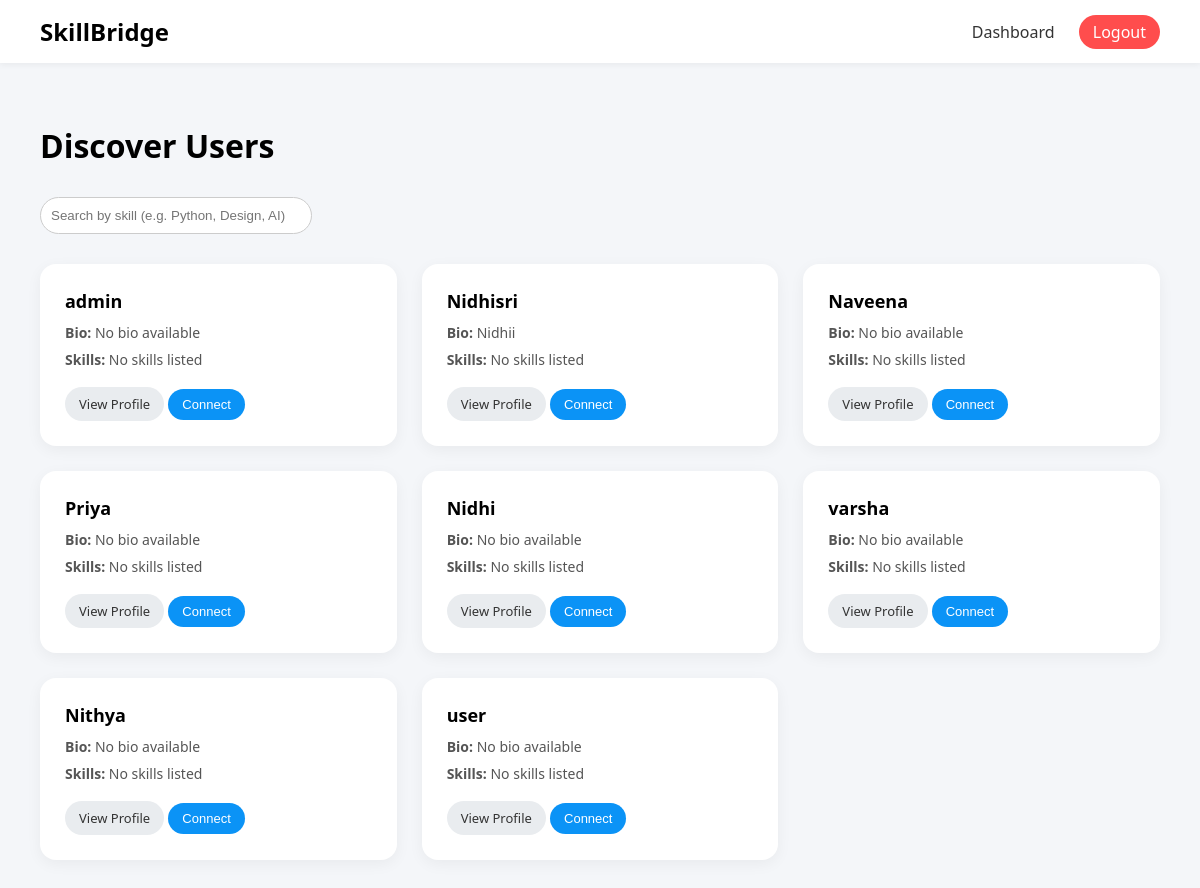
The page /explore/ (signed in) on the database as committed earlier.
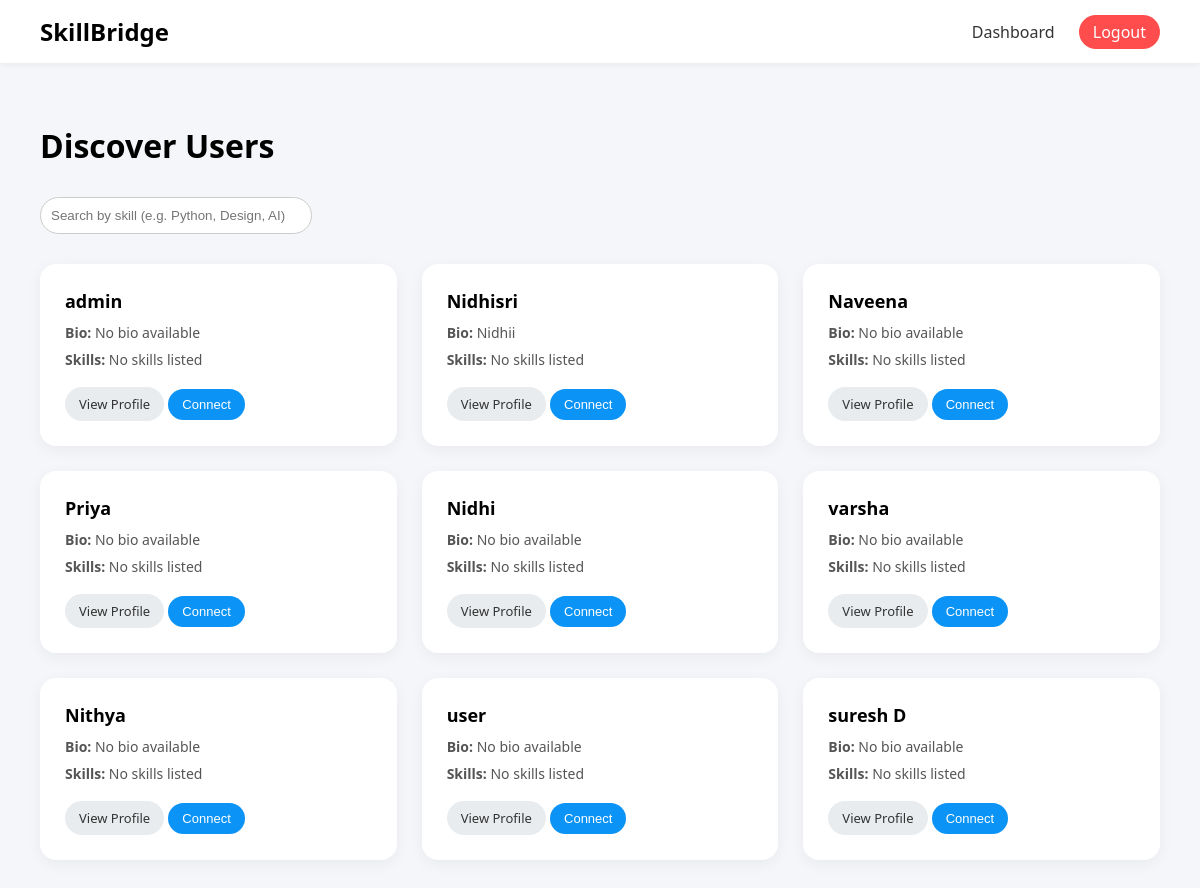
The same page on the database as committed later.
### core/models.py (models this page shows, shortened)
class Profile(models.Model):
    user = models.OneToOneField(User, on_delete=models.CASCADE)
    bio = models.TextField(blank=True, null=True)
    profile_pic = models.ImageField(upload_to='profile_pics/', blank=True, null=True)
    skills = models.CharField(max_length=255, blank=True)
    languages = models.CharField(max_length=255, blank=True)
    phone = models.CharField(max_length=15, blank=True)
    phone_verified = models.BooleanField(default=False)

### core/views.py (the view)
# urls.py: path('explore/', views.explore, name='explore'),
@login_required
def explore(request):
    search_query = request.GET.get('skill')
    profiles = Profile.objects.exclude(user=request.user)
    if search_query:
        profiles = profiles.filter(Q(skills__icontains=search_query))
    return render(request, 'explore.html', {'profiles': profiles, 'search_query': search_query})

### templates/explore.html (shortened to what this page needs)
<!DOCTYPE html>
<html>
<head>
</head>
<body>
<div class="navbar">
    <h2>SkillBridge</h2>
    <div>
        <a href="{% url 'dashboard' %}">Dashboard</a>
        <a href="{% url 'logout' %}" style="background:#ff4d4d; color:white; padding:6px 14px; border-radius:20px;">
            Logout
        </a>
    </div>
</div>
<div class="container">
    <h1>Discover Users</h1>
    <form method="GET" style="margin-bottom:30px;">
    <input
        type="text"
        name="skill"
        placeholder="Search by skill (e.g. Python, Design, AI)"
        value="{{ search_query|default:'' }}"
        style="padding:10px; width:250px; border-radius:20px; border:1px solid #ccc;"
    >
</form>
    <div class="grid">
        {% for profile in profiles %}
        <div class="card">
            <div class="username">
                {{ profile.user.username }}
            </div>
            <div class="bio">
                <strong>Bio:</strong>
                {{ profile.bio|default:"No bio available" }}
            </div>
            <div class="skills">
                <strong>Skills:</strong>
                {{ profile.skills|default:"No skills listed" }}
            </div>
            <a href="{% url 'profile' profile.user.id %}" class="btn btn-profile">
                View Profile
            </a>
            {% if profile.user == request.user %}
    <span style="
        display:inline-block;
        margin-top:10px;
        padding:8px 14px;
        background:#28a745;
        color:white;
        border-radius:20px;
        font-size:13px;
    ">
        You
    </span>
{% else %}
    <form method="POST" action="{% url 'send_request' profile.user.id %}" style="display:inline;">
        <button class="btn btn-connect">
            Connect
        </button>
    </form>
{% endif %}
        </div>
        {% empty %}
            <p>No users available.</p>
        {% endfor %}
    </div>
</div>
</body>
</html>

Rows that differ between the two databases and show on the page:
added Profile: user.username "suresh D", bio "No bio available", skills "No skills listed", shows "Connect"
